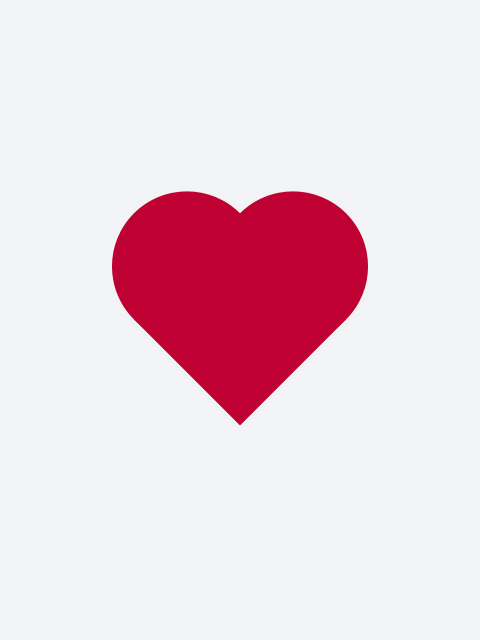
Frame 1 (no input)
Frame 2 (the mouse pressed at the canvas centre, redrawn once): identical to frame 1, image omitted

The Processing sketch that drew this single still picture (run headless with seeded random() and noise(); the mouse was pressed at the canvas centre and the sketch redrawn once):

// Processing sketch: love_story
// ── love_story.pde
// Manuale di Programmazione Cinematografica
// Daniele Olmisani, 2015

// Love Story

final color PAPER = color(242, 243, 244);
final color INK = color(190, 0, 50);

final int SIZE = 150;

void setup() {
  size(480, 640);
  noLoop();
}

void draw() {
  
  translate(width/2.0, height/3.0);
  
  background(PAPER);
  fill(INK);
  noStroke();
  
  ellipseMode(CENTER);
  
  pushMatrix();
  rotate(-QUARTER_PI);
  translate(-SIZE/2.0, 0);
  
  ellipse(0, 0, SIZE, SIZE);
  rect(-SIZE/2.0, 0, SIZE, SIZE);
  
  popMatrix();
  rotate(QUARTER_PI);
  translate(SIZE/2.0, 0);
  
  ellipse(0, 0, SIZE, SIZE);
  
  save("love-story.png");
}
